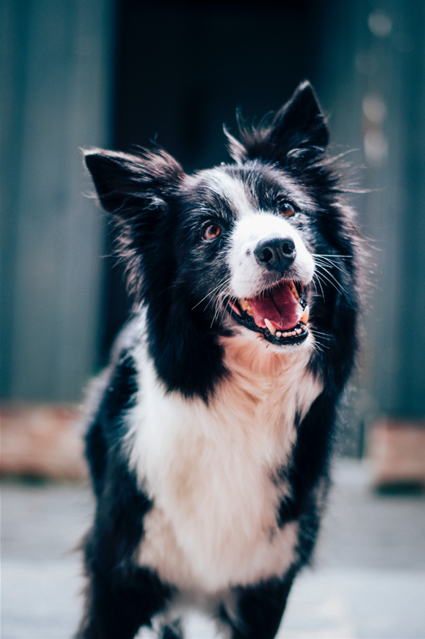
#> input picture src/input.png, 425 x 639 px
$ jupyter execute border.ipynb
#> lines starting #> are read from the running program, lines starting #| are printed output that depends on the picture
#> in main, img is the input picture: PIL image 425x639 RGBA; mean R, G, B, A 85.8, 97.4, 105.3, 255
匯入程式庫 Import Libraries

[cell 1]
from PIL import Image
import numpy as np
import matplotlib.pyplot as plt

圖片處理 Process Image

[cell 2]
def process(img):
    return np.asarray(img.convert("L"))
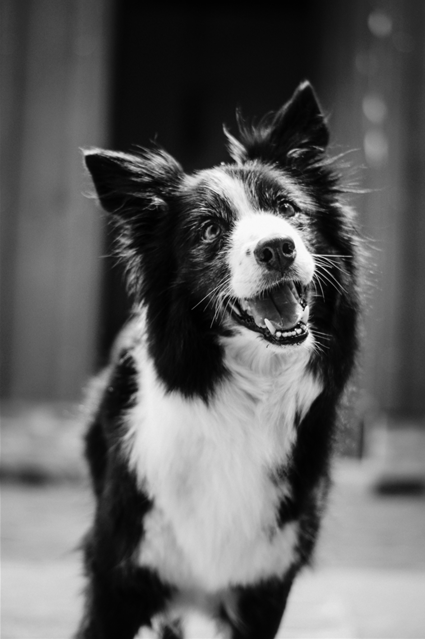
#> returned value: shape (639, 425); min 0, max 253, mean 94.9

[cell 3]
def fft(img):
    img_fft = np.fft.fftshift(np.fft.fft2(img))

    rows, cols = img.shape
#> rows = 639; cols = 425
    crow, ccol = rows // 2, cols // 2
#> crow = 319; ccol = 212

    mask = np.zeros((rows, cols), np.uint8)
    mask[crow-30:crow+30, ccol-30:ccol+30] = 1

    mask = 1 - mask

    img_fft = img_fft * mask
    img_ifft = np.fft.ifft2(img_fft)

    img_enhanced = Image.fromarray(np.abs(img_ifft)).convert("L")
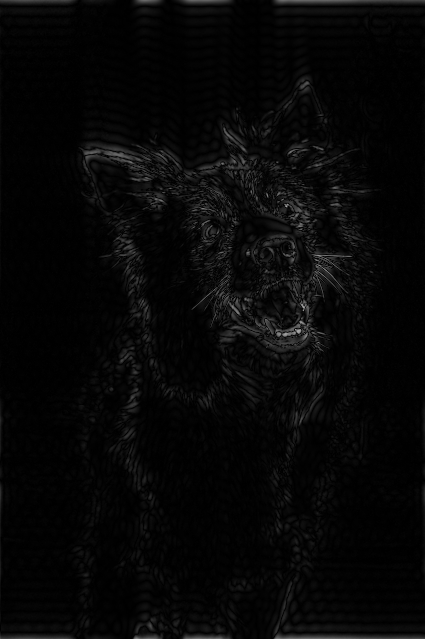
#> img_enhanced: PIL image 425x639 L; min 0, max 169, mean 6.6
    return img, img_enhanced

展示圖片 Display Image

[cell 4]
def display_img(img1, img2):
    fig, ax = plt.subplots(1, 2, figsize=(10, 10))
    ax[0].imshow(img1, cmap="gray")
    ax[0].set_title("Original Image")
    ax[1].imshow(img2, cmap="gray")
    ax[1].set_title("Enhanced Image")

主程序 Main Process

[cell 5]
def main():
    filename = "./input.png"
    img = Image.open(filename)

    img, img_enhanced = fft(process(img))
    display_img(img, img_enhanced)

if __name__ == "__main__":
    main()
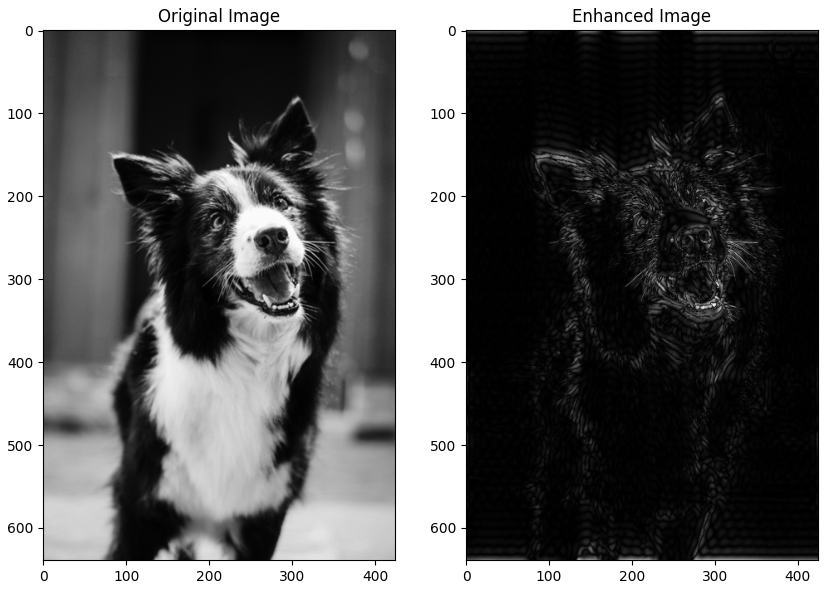
#> figure drawn by matplotlib, 2 panels
